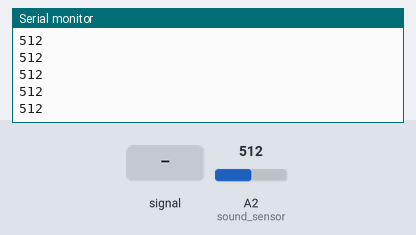
Bench run of a sketch on a simulated Arduino Uno R4 WiFi. Parts: the last lines printed to the serial monitor. The test bench sets the inputs (shaded band); at power-on: A2 (sound_sensor) = 512. WiFi joins after 1.5 s; servers stay silent unless stated; no MQTT or app messages arrive unless stated.

Above: at 2.7 s.
2.8 s: A2 (sound_sensor) fed a 200 Hz sine of ±81 counts around its level
At 2.91 s:
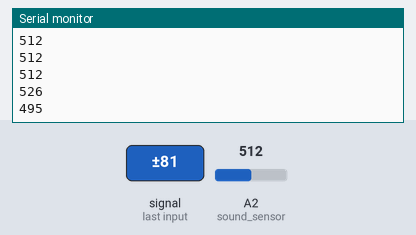
4.3 s: A2 (sound_sensor) set to 716
At 4.36 s:
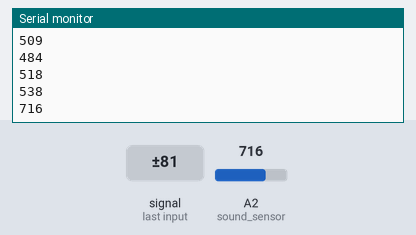
5.8 s: A2 (sound_sensor) fed a 1000 Hz sine of ±255 counts around its level
At 5.81 s:
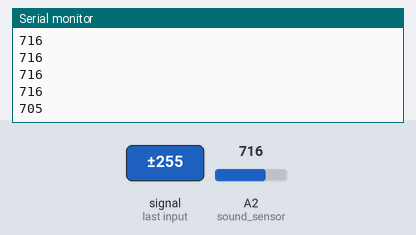
7.3 s: A2 (sound_sensor) set to 900
At 7.37 s:
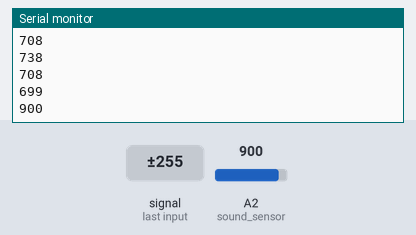
Timing chart, 0 to 9.8 s (numbered marks = the images above; inputs shaded):
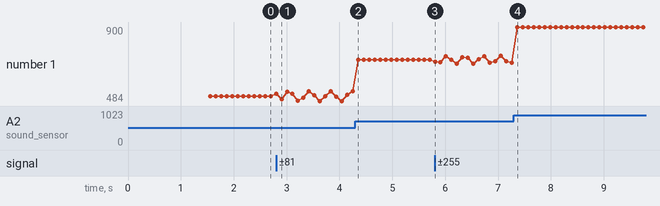

Measured:
- after the input at 2.8 s, the serial monitor: prints a new line at once (image 1)
- after the input at 4.3 s, the serial monitor: prints a new line after 0.06 s (image 2)
- after the input at 5.8 s, the serial monitor: prints a new line at once (image 3)
- after the input at 7.3 s, the serial monitor: prints a new line after 0.06 s (image 4)
- plotted number 1: 512 → 538 after the input at 2.8 s, 538 → 716 after the input at 4.3 s, 716 → 699 after the input at 5.8 s, 699 → 900 after the input at 7.3 s

The sketch:

mqttsound.ino
```cpp
#include "WiFiS3.h"
#include "arduino_secrets.h"
#include "mqtt_secrets.h"
#include <ArduinoMqttClient.h>
#include <ArduinoJson.h>

int sound_sensor = A2; // Sound sensor should be plugged into pin A2

char ssid[] = SECRET_SSID;        // your network SSID (name)
char pass[] = SECRET_PASS;        // your network password (use for WPA, or use as key for WEP)

char mqtt_user[] = MQTT_CLIENT_USERNAME;
char mqtt_pass[] = MQTT_CLIENT_PASSWORD;

const char broker[] = "emqx.demo.fermyon.com"; // IP address of the MQTT broker.
int        port     = 1883;
const char publish_topic[]  = "booth/demo"; // Unique topic for the "booth" this sensor is in
int threshold = 50;
int delay_ms = 100;
int pub_interval_ms = 10000; // Publish the maximum volume heard over 10 seconds

WiFiClient wifiClient;
MqttClient mqttClient(wifiClient);

void setup() {
  Serial.begin(9600);
  // Wait for serial to initialize.
  while (!Serial) {
    ;
  }
  connectWiFi();     // Establish Wi-Fi connection
  connectMQTT();     // Connect to MQTT broker
}

void loop() {
  static unsigned long startTime = millis();  // Track the start time of the 10-second interval
  static int maxSoundValue = 0;               // Track the maximum sound value over 10 seconds

  if (!mqttClient.connected()) {
    reconnectMQTT();  // Reconnect if the connection is lost
  }

  int soundValue = 0;
  for (int i = 0; i < 32; i++) {
    // Read the sound sensor
    soundValue += analogRead(sound_sensor);
  }

  soundValue >>= 5; // Bitshift operation
  Serial.println(soundValue);

  // Track the maximum sound value within the 10-second window
  if (soundValue > maxSoundValue) {
    maxSoundValue = soundValue;
  }

  // Check if 10 seconds have elapsed
  if (millis() - startTime >= pub_interval_ms) {
    // Send the maximum sound value if it exceeds the threshold
    if (maxSoundValue > threshold) {
      sendVolumeData(maxSoundValue);
    }
    // Reset for the next interval
    maxSoundValue = 0;
    startTime = millis();  // Restart the timer
  }

  delay(delay_ms); // Delay between sound readings
}

void connectWiFi() {
  Serial.print("Attempting to connect to WPA SSID: ");
  Serial.println(ssid);
  while (WiFi.begin(ssid, pass) != WL_CONNECTED) {
    // failed, retry
    Serial.print(".");
    delay(1000);
  }

  Serial.println("You're connected to the network");
}

void connectMQTT() {
  Serial.println("Attempting to connect to the MQTT broker.");
  mqttClient.setUsernamePassword(mqtt_user, mqtt_pass);
  while (!mqttClient.connect(broker, port)) {
    Serial.print(".");
    delay(1000);
  }

  Serial.println("You're connected to the MQTT broker!");
}

void reconnectMQTT() {
  Serial.println("MQTT connection lost. Reconnecting...");
  while (!mqttClient.connect(broker, port)) {
    Serial.print(".");
    delay(1000);
  }
  Serial.println(" Reconnected!");
}

void sendVolumeData(int soundValue) {
    // Create a JSON object
    StaticJsonDocument<64> doc;
    doc["volume"] = soundValue;

    // Serialize the JSON object to a string
    char jsonBuffer[64];
    serializeJson(doc, jsonBuffer, sizeof(jsonBuffer));

    // Send the serialized JSON string over MQTT
    mqttClient.beginMessage(publish_topic);
    // The print interface can be used to set the message contents
    mqttClient.print(jsonBuffer);
    mqttClient.endMessage();
}
```

arduino_secrets.h
```cpp
#define SECRET_SSID "wifi-name"
#define SECRET_PASS "wifi-password"
```

mqtt_secrets.h
```cpp
#define MQTT_CLIENT_USERNAME "user"
#define MQTT_CLIENT_PASSWORD "password"
```
